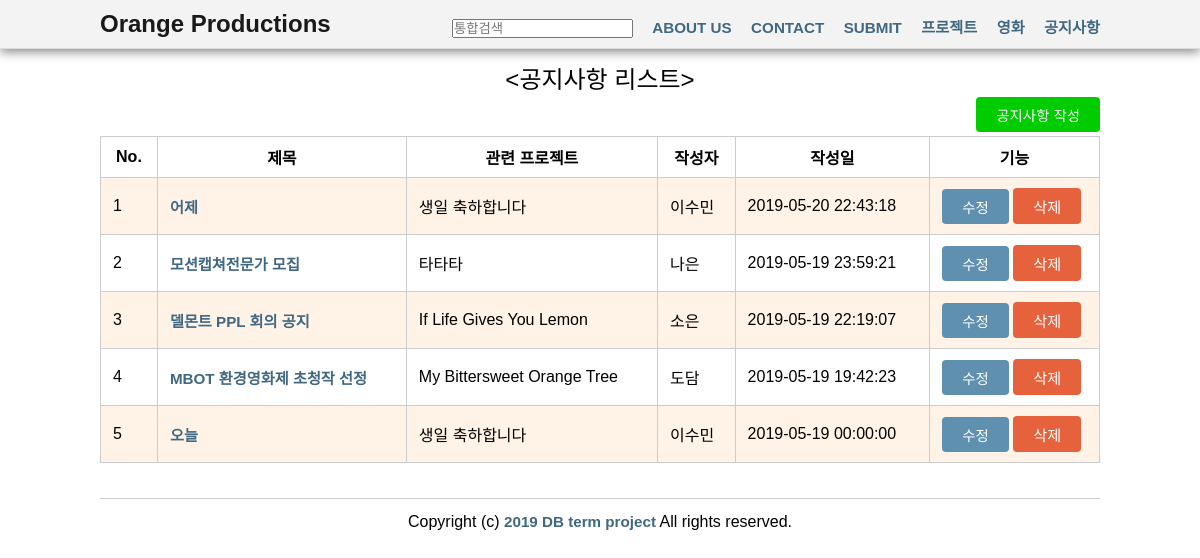
Screenshot of /orange-productions/notice_list.php with the database file from the repository.
### tables this page shows
CREATE TABLE `notice` (
  `notice_no` int(10) NOT NULL AUTO_INCREMENT,
  `title` varchar(30) NOT NULL,
  `content` text NOT NULL,
  `emp_id` int(10) NOT NULL,
  `project_id` int(10) NOT NULL,
  `added_date` datetime NOT NULL,
  PRIMARY KEY (`notice_no`),
  KEY `emp_id` (`emp_id`),
  KEY `project_id` (`project_id`),
  CONSTRAINT `notice_ibfk_1` FOREIGN KEY (`emp_id`) REFERENCES `employee` (`emp_id`),
  CONSTRAINT `notice_ibfk_2` FOREIGN KEY (`project_id`) REFERENCES `project` (`project_id`)
);

CREATE TABLE `project` (
  `project_id` int(10) NOT NULL AUTO_INCREMENT,
  `project_name` varchar(40) NOT NULL,
  `genre` varchar(30) NOT NULL,
  `year` year(4) NOT NULL,
  `director` varchar(30) NOT NULL,
  `emp_id` int(10) NOT NULL,
  `synopsis` text NOT NULL,
  `stage_no` int(4) NOT NULL,
  PRIMARY KEY (`project_id`),
  KEY `emp_id` (`emp_id`),
  KEY `stage_no` (`stage_no`),
  CONSTRAINT `project_ibfk_1` FOREIGN KEY (`emp_id`) REFERENCES `employee` (`emp_id`),
  CONSTRAINT `project_ibfk_2` FOREIGN KEY (`stage_no`) REFERENCES `stage` (`stage_no`)
);

CREATE TABLE `employee` (
  `emp_id` int(10) NOT NULL AUTO_INCREMENT,
  `emp_name` varchar(40) DEFAULT NULL,
  `dept_id` int(10) DEFAULT NULL,
  `email` varchar(40) DEFAULT NULL,
  `work` text NOT NULL,
  PRIMARY KEY (`emp_id`),
  KEY `dept_id` (`dept_id`),
  CONSTRAINT `employee_ibfk_1` FOREIGN KEY (`dept_id`) REFERENCES `department` (`dept_id`)
);

### orange-productions/notice_list.php (the view, shortened to what this page needs)
<?
include "header.php";
include "config.php";
?>
<div class="container">
    <class="fullwidth">
    	<h4 align = "center"><공지사항 리스트></h4>
		<p align="right">
    		<a href='notice_form.php'><button class='button green small'>공지사항 작성</button></a></p>
</div>
<div class="container">
    <?
    $conn = dbconnect($host, $dbid, $dbpass, $dbname);
    $query = "select notice_no, title, content, emp_name, project_name, added_date from notice,employee,project where notice.emp_id = employee.emp_id AND notice.project_id = project.project_id order by added_date desc";
    $res = mysqli_query($conn, $query);
    ?>
    <table class="table table-striped table-bordered">
        <thead>
        <tr align = "center">
            <th>No.</th>
            <th>제목</th>
            <th>관련 프로젝트</th>
            <th>작성자</th>
            <th>작성일</th>
            <th>기능</th>
        </tr>
        </thead>
        <tbody>
        <?
        $row_index = 1;
        while ($row = mysqli_fetch_array($res)) {
            echo "<tr>";
            echo "<td>{$row_index}</td>";
            echo "<td><a href='notice_view.php?notice_no={$row['notice_no']}'>{$row['title']}</a></td>";
            echo "<td>{$row['project_name']}</td>";
            echo "<td>{$row['emp_name']}</td>";
            echo "<td>{$row['added_date']}</td>";
            echo "<td width='17%'>
                <a href='notice_form.php?notice_no={$row['notice_no']}'><button class='button primary small'>수정</button></a>
                <button onclick='javascript:deleteConfirm({$row['notice_no']})' class='button danger small'>삭제</button>
                </td>";
            echo "</tr>";
            $row_index++;
        }
        ?>
        </tbody>
    </table>
</div>
<? include("footer.php") ?>

### orange-productions/styles.css (style rules this page uses)
body { margin-top: 60px; }
.container { width: 1000px; margin: 0 auto; }
* { margin: 0; padding: 0; font-family: "Nanum Gothic", sans-serif; }
h1, h2, h3, h4, h5, h6 { font-weight: 500; }
h4 { font-size: 1.5em; }
p { line-height: 2.5em; }
a { font-size: .95em; font-weight: 700; text-decoration: none; color: #406882; }
.table { width: 100%; border-spacing: 0; border-collapse: collapse; text-align: left; margin-bottom: 35px; }
.table th, .table td { border-bottom: 1px #CCC solid; padding: 8px 12px; }
.table.table-striped tbody tr:nth-child(2n+1) { background-color: #fff2e6; }
.table.table-bordered { border: 1px #CCC solid; }
.table.table-bordered td, .table.table-bordered th { border: 1px #CCC solid; }
.button { border: 0; border-radius: 4px; cursor: pointer; margin:2px 0px 2px 0px; }
.button.small { padding: 7px 20px; font-size: .95em; }
.button.primary { color: #FFF; background: #5f90b0; }
.button.green { color: #FFF; background: #00cc00; }
.button.danger { color: #FFF; background: #e6623c; }

### rows the page displays
notice: title "어제", project.project_name "생일 축하합니다", emp.emp_name "이수민", added_date "2019-05-20 22:43:18"
notice: title "모션캡쳐전문가 모집", project.project_name "타타타", emp.emp_name "나은", added_date "2019-05-19 23:59:21"
notice: title "델몬트 PPL 회의 공지", project.project_name "If Life Gives You Lemon", emp.emp_name "소은", added_date "2019-05-19 22:19:07"
notice: title "MBOT 환경영화제 초청작 선정", project.project_name "My Bittersweet Orange Tree", emp.emp_name "도담", added_date "2019-05-19 19:42:23"
notice: title "오늘", project.project_name "생일 축하합니다", emp.emp_name "이수민", added_date "2019-05-19 00:00:00"
